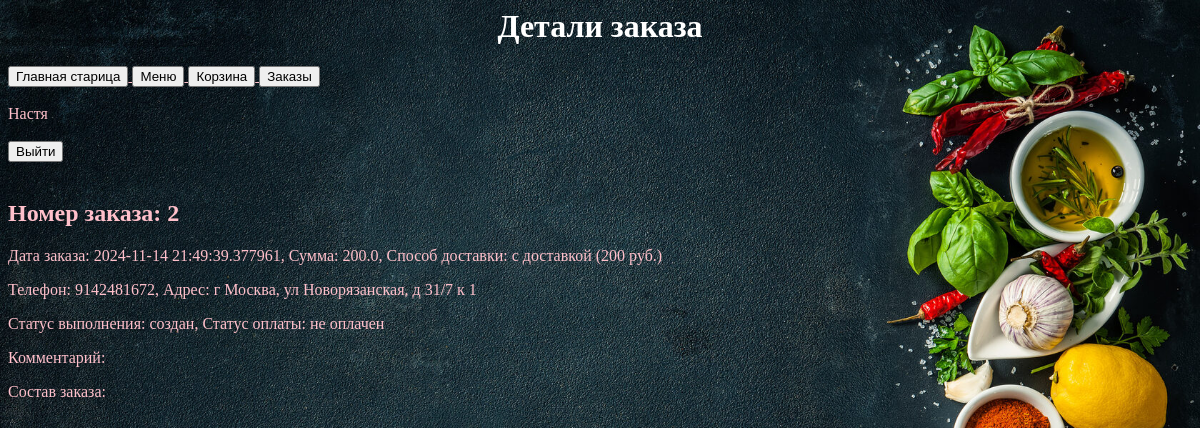
The app's page /orders/order/2/ (signed in) with its own data.
### app/models.py (models this page shows, shortened)
class User(db.Model):
    __tablename__ = 'users'
    id = db.Column(db.Integer, unique=True, primary_key=True)
    name = db.Column(db.String)
    username = db.Column(db.String, unique=True)
    email = db.Column(db.String, unique=True)
    password = db.Column(db.String)
    created_on = db.Column(db.DateTime(), default=datetime.utcnow)
    updated_on = db.Column(db.DateTime(), default=datetime.utcnow, onupdate=datetime.utcnow)
    active = db.Column(db.Boolean())

class Order(db.Model):
    __tablename__ = 'orders'
    id = db.Column(db.Integer, primary_key=True, index=True)
    user_id = db.Column(db.Integer)
    summa = db.Column(db.Numeric(10, 2), nullable=False)
    delivery = db.Column(db.String, default='self')
    phone = db.Column(db.String)
    address = db.Column(db.String)
    pay_stat = db.Column(db.String, default='not')
    status = db.Column(db.Integer, default=1)
    comment = db.Column(db.Text)
    time_create = db.Column(db.DateTime, default=datetime.now())
    time_update = db.Column(db.DateTime, default=datetime.now())

### app/views.py (the view, shortened to what this page needs)
@app.route('/orders/order/<order_id>/')
def order(order_id):
    global current_user
    order = Order.query.filter_by(id=order_id).first()
    if current_user.id == order.user_id:
        summa = order.summa
        delivery = order.delivery
        deli_info = ''
        if delivery == 'avto':
            deli_info = 'с доставкой (200 руб.)'
        else:
            deli_info = 'самовывоз'
        pay_stat = order.pay_stat
        pay_info = ''
        if pay_stat == 'paid':
            pay_info = 'заказ оплачен'
        elif pay_stat == 'part':
            pay_info = 'внесен аванс'
        else:
            pay_info = 'не оплачен'
        status = order.status
        stat_info = ''
        if status == 1:
            stat_info = 'создан'
        elif status == 2:
            stat_info = 'принят'
        elif status == 3:
            stat_info = 'отказан'
        elif status == 4:
            stat_info = 'в работе'
        elif status == 5:
            stat_info = 'готов'
        elif status == 6:
            stat_info = 'у курьера'
        else:
            stat_info = 'исполнен'
        detail = OrderIn.query.filter_by(order_id=order_id)
        list_detail = []
        title = 'Детали заказа'
        return render_template('order.html', current_user=current_user, title=title, order_id=order_id
                               , summa=summa, deli_info=deli_info, phone=order.phone, address=order.address
                               , pay_info=pay_info, stat_info=stat_info, comment=order.comment
                               , time_create=order.time_create, list_detail=list_detail)
    else:
        return 'Для просмотра заказа нужно авторизоваться!'

### app/views.py (called while the page is built)
@login_manager.user_loader
def load_user(user_id):
    return User.query.filter_by(id=user_id).first()  # Fetch the user from the database

### app/templates/order.html (shortened to what this page needs)
{% extends "base.html" %}
{% block pagename %}
<h1>{{ title }}</h1>
{% endblock %}
{% block content %}
<h2>Номер заказа: {{ order_id }}</h2>
<p>Дата заказа: {{ time_create }}, Сумма: {{ summa | float }}, Способ доставки: {{ deli_info }}</p>
<p>Телефон: {{ phone }}, Адрес: {{ address }}</p>
<p>Статус выполнения: {{ stat_info }}, Статус оплаты: {{ pay_info }}</p>
<p>Комментарий: {{ comment }}</p>
<p>Состав заказа:</p>
{% endblock %}

### app/templates/base.html (shortened to what this page needs)
<html lang="en">
<head>
    <link rel="stylesheet" href='{{ url_for("static", filename="css/style12.css") }}'>
</head>
<body>
<header>
    {% block pagename %}{% endblock %}
</header>
<nav>
    {% block menu %}
    <a href='/base/'>
        <button type="button">Главная старица</button>
    </a>
    <a href='/menu/'>
        <button type="button">Меню</button>
    </a>
    <a href='/basket/'>
        <button type="button">Корзина</button>
    </a>
    {% if current_user.id > 1 %}
    <a href='/orders/'>
        <button type="button">Заказы</button>
    </a>
    {% endif %}
    <br><br>
    {{ current_user.name }}
    <br><br>
    {% if current_user.id == 1 %}
    <a href='/login/'>
        <button type="button">Войти</button>
    </a>
    <a href='/register/'>
        <button type="button">Зарегистрироваться</button>
    </a>
    {% else %}
    <a href='/logout/'>
        <button type="button">Выйти</button>
    </a>
    {% endif %}
    {% endblock %}
</nav>
<main><br>
    {% block content %}{% endblock %}
</main>
</body>
</html>

### app/static/css/style12.css (style rules this page uses)
h1 { text-align: center; color: #FFFFFF; }
p { text-align: left; color: #FFC0CB; }
a { text-align: left; color: #FFC0CB; }
html { background-image: url(fon1.jpg); background-repeat: no-repeat; background-position: center center; background-attachment: fixed; -webkit-background-size: cover; -moz-background-size: cover; -o-background-size: cover; background-size: cover; }
body { text-align: left; color: #FFC0CB; }

### records on screen
User: name "Настя"
Order: time_create "2024-11-14 21:49:39.377961", summa "200.0", phone "9142481672", address "г Москва, ул Новорязанская, д 31/7 к 1"

### other values on screen
{{ title }} "Детали заказа"
{{ order_id }} "2"
{{ deli_info }} "с доставкой (200 руб.)"
{{ stat_info }} "создан"
{{ pay_info }} "не оплачен"
